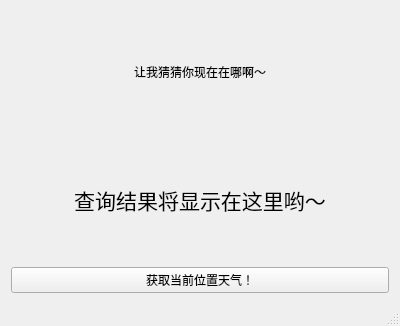
<?xml version="1.0" encoding="UTF-8"?>
<ui version="4.0">
 <class>MainWindow</class>
 <widget class="QMainWindow" name="MainWindow">
  <property name="geometry">
   <rect>
    <x>0</x>
    <y>0</y>
    <width>400</width>
    <height>326</height>
   </rect>
  </property>
  <property name="windowTitle">
   <string>MainWindow</string>
  </property>
  <widget class="QWidget" name="centralWidget">
   <property name="enabled">
    <bool>true</bool>
   </property>
   <layout class="QVBoxLayout" name="verticalLayout">
    <item>
     <widget class="QLabel" name="label">
      <property name="text">
       <string>&lt;html&gt;&lt;head/&gt;&lt;body&gt;&lt;p&gt;让我猜猜你现在在哪啊～&lt;/p&gt;&lt;/body&gt;&lt;/html&gt;</string>
      </property>
      <property name="alignment">
       <set>Qt::AlignCenter</set>
      </property>
      <property name="wordWrap">
       <bool>true</bool>
      </property>
     </widget>
    </item>
    <item>
     <widget class="QLabel" name="labelWeather">
      <property name="enabled">
       <bool>true</bool>
      </property>
      <property name="font">
       <font>
        <pointsize>16</pointsize>
       </font>
      </property>
      <property name="text">
       <string>&lt;html&gt;&lt;head/&gt;&lt;body&gt;&lt;p&gt;查询结果将显示在这里哟～&lt;/p&gt;&lt;/body&gt;&lt;/html&gt;</string>
      </property>
      <property name="alignment">
       <set>Qt::AlignCenter</set>
      </property>
      <property name="wordWrap">
       <bool>true</bool>
      </property>
     </widget>
    </item>
    <item>
     <widget class="QPushButton" name="getButton">
      <property name="text">
       <string>获取当前位置天气！</string>
      </property>
     </widget>
    </item>
   </layout>
  </widget>
  <widget class="QStatusBar" name="statusBar"/>
 </widget>
 <layoutdefault spacing="6" margin="11"/>
 <resources/>
 <connections>
  <connection>
   <sender>getButton</sender>
   <signal>clicked()</signal>
   <receiver>MainWindow</receiver>
   <slot>getCurrentPosition()</slot>
   <hints>
    <hint type="sourcelabel">
     <x>191</x>
     <y>109</y>
    </hint>
    <hint type="destinationlabel">
     <x>199</x>
     <y>149</y>
    </hint>
   </hints>
  </connection>
 </connections>
 <slots>
  <slot>getWeather()</slot>
  <slot>getCurrentPosition()</slot>
 </slots>
</ui>
